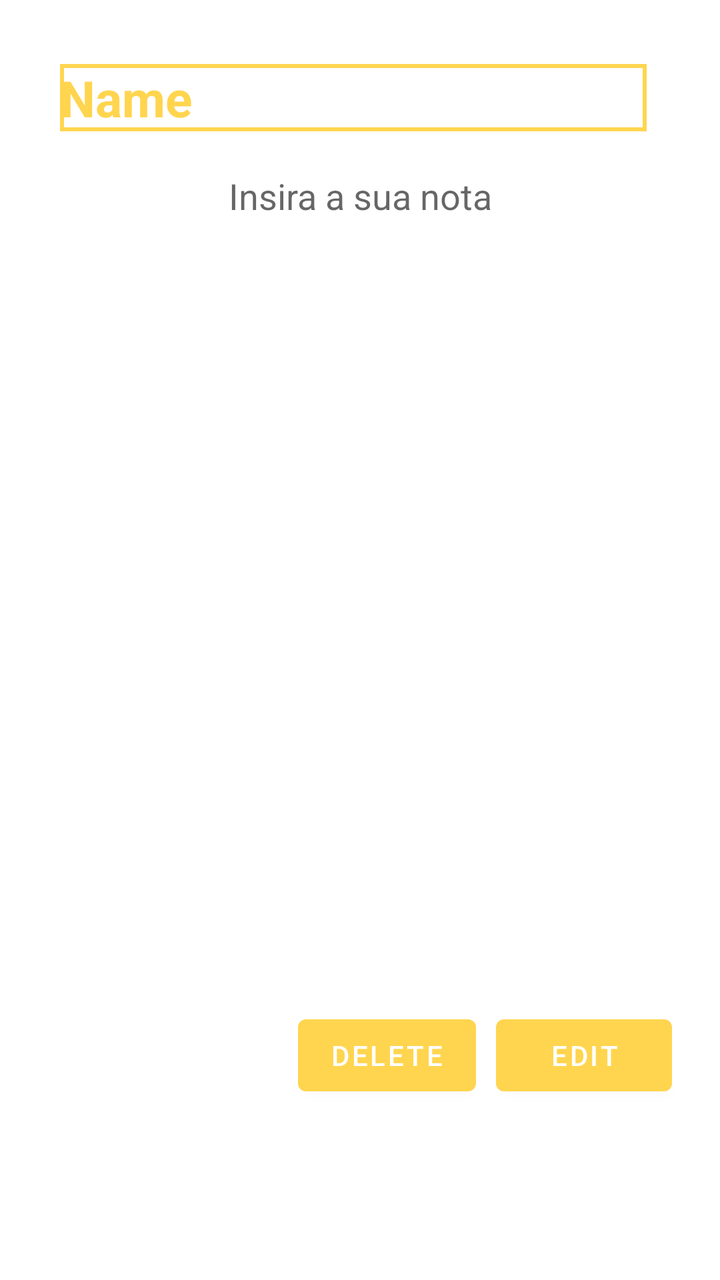
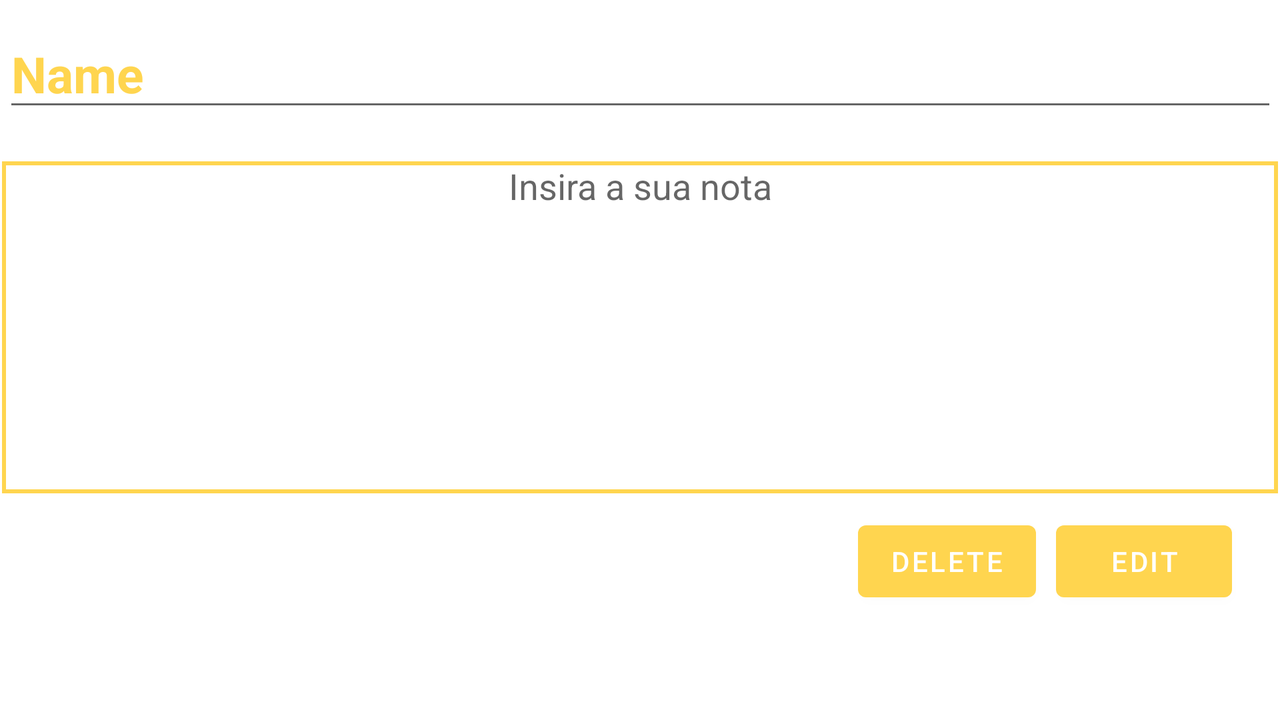

One screen, two layout resources from the same app: the default and the repository's alternative for another configuration. Each is rendered where Android would select it; the XML of both is given below.
<!-- AndroidManifest.xml: application theme Theme.SmartCities -->
<!-- res/layout/activity_ver_notas.xml -->
<?xml version="1.0" encoding="utf-8"?>
<androidx.constraintlayout.widget.ConstraintLayout xmlns:android="http://schemas.android.com/apk/res/android"
    xmlns:app="http://schemas.android.com/apk/res-auto"
    xmlns:tools="http://schemas.android.com/tools"
    android:layout_width="match_parent"
    android:layout_height="match_parent"
    tools:context=".VerNotas"
    >

    <EditText
        android:id="@+id/tituloE"
        android:layout_width="wrap_content"
        android:layout_height="wrap_content"
        android:layout_marginStart="30dp"
        android:layout_marginLeft="30dp"
        android:layout_marginTop="32dp"
        android:background="@drawable/branco"
        android:ems="10"
        android:hint="Titulo"
        android:inputType="textPersonName"
        android:text="Name"
        android:textColor="@color/amarelo_torrado"
        android:maxLength="50"
        android:textSize="25dp"
        android:textStyle="bold"
        app:layout_constraintStart_toStartOf="parent"
        app:layout_constraintTop_toTopOf="parent" />

    <EditText
        android:id="@+id/descricaoE"
        android:layout_width="358dp"
        android:layout_height="398dp"
        android:layout_marginTop="20dp"
        android:background="@drawable/edittext"
        android:ems="10"
        android:gravity="center_horizontal"
        android:hint="Insira a sua nota"
        android:inputType="textMultiLine"
        android:textAlignment="center"
        app:layout_constraintEnd_toEndOf="parent"
        app:layout_constraintHorizontal_bias="0.5"
        app:layout_constraintStart_toStartOf="parent"
        app:layout_constraintTop_toBottomOf="@+id/tituloE" />

    <Button
        android:id="@+id/editar"
        android:layout_width="wrap_content"
        android:layout_height="wrap_content"
        android:layout_marginTop="20dp"
        android:layout_marginEnd="24dp"
        android:layout_marginRight="24dp"
        android:onClick="editar"
        android:text="@string/editar"
        app:layout_constraintEnd_toEndOf="parent"
        app:layout_constraintTop_toBottomOf="@+id/descricaoE" />

    <Button
        android:id="@+id/eliminar"
        android:layout_width="wrap_content"
        android:layout_height="wrap_content"
        android:layout_marginTop="20dp"
        android:layout_marginEnd="10dp"
        android:layout_marginRight="10dp"
        android:onClick="eliminar"
        android:text="@string/remover"
        app:layout_constraintEnd_toStartOf="@+id/editar"
        app:layout_constraintTop_toBottomOf="@+id/descricaoE" />
</androidx.constraintlayout.widget.ConstraintLayout>
<!-- resources referenced by this layout -->
<resources>
  <color name="amarelo_torrado">#ffd54f</color>
  <!-- drawable branco (drawable) -->
  <?xml version="1.0" encoding="utf-8"?>
  <selector xmlns:android="http://schemas.android.com/apk/res/android">
      <item android:state_enabled="true" >
          <shape android:shape="rectangle">
              <solid android:color="@color/white"/>
              <stroke android:color="@color/amarelo_torrado" android:width="2dp"/>
          </shape>
      </item>
  </selector>
  <string name="editar">Edit</string>
  <string name="remover">Delete</string>
  <style name="Theme.SmartCities" parent="Theme.MaterialComponents.DayNight.DarkActionBar">
          
          <item name="colorPrimary">@color/purple_500</item>
          <item name="colorPrimaryVariant">@color/purple_700</item>
          <item name="colorOnPrimary">@color/white</item>
          
          <item name="colorSecondary">@color/teal_200</item>
          <item name="colorSecondaryVariant">@color/teal_700</item>
          <item name="colorOnSecondary">@color/black</item>
          
          <item name="android:statusBarColor" tools:targetApi="l">?attr/colorPrimaryVariant</item>
          
      </style>
  <color name="white">#FFFFFFFF</color>
  <color name="purple_500">#ffd54f</color>
  <color name="purple_700">#ffe082</color>
  <color name="teal_200">#FF03DAC5</color>
  <color name="teal_700">#FF018786</color>
  <color name="black">#FF000000</color>
</resources>
<!-- res/layout-land/activity_ver_notas.xml (the repository's variant of the layout above) -->
<!-- drawn on the phone turned sideways -->
<?xml version="1.0" encoding="utf-8"?>
<androidx.constraintlayout.widget.ConstraintLayout xmlns:android="http://schemas.android.com/apk/res/android"
    xmlns:app="http://schemas.android.com/apk/res-auto"
    xmlns:tools="http://schemas.android.com/tools"
    android:layout_width="match_parent"
    android:layout_height="match_parent"
    tools:context=".VerNotas">

    <EditText
        android:id="@+id/tituloE"
        android:layout_width="637dp"
        android:layout_height="0dp"
        android:layout_marginTop="10dp"
        android:ems="10"
        android:hint="Titulo"
        android:inputType="textPersonName"
        android:maxLength="50"
        android:text="Name"
        android:textColor="@color/amarelo_torrado"
        android:textSize="25dp"
        android:textStyle="bold"
        app:layout_constraintEnd_toEndOf="parent"
        app:layout_constraintHorizontal_bias="0.5"
        app:layout_constraintStart_toStartOf="parent"
        app:layout_constraintTop_toTopOf="parent" />

    <EditText
        android:id="@+id/descricaoE"
        android:layout_width="638dp"
        android:layout_height="166dp"
        android:layout_marginTop="20dp"
        android:background="@drawable/branco"
        android:ems="10"
        android:gravity="center_horizontal"
        android:hint="Insira a sua nota"
        android:inputType="textMultiLine"
        android:textAlignment="center"
        app:layout_constraintEnd_toEndOf="parent"
        app:layout_constraintHorizontal_bias="0.5"
        app:layout_constraintStart_toStartOf="parent"
        app:layout_constraintTop_toBottomOf="@+id/tituloE" />

    <Button
        android:id="@+id/editar"
        android:layout_width="wrap_content"
        android:layout_height="wrap_content"
        android:layout_marginTop="10dp"
        android:layout_marginEnd="24dp"
        android:layout_marginRight="24dp"
        android:onClick="editar"
        android:text="@string/editar"
        app:layout_constraintEnd_toEndOf="parent"
        app:layout_constraintTop_toBottomOf="@+id/descricaoE" />

    <Button
        android:id="@+id/eliminar"
        android:layout_width="wrap_content"
        android:layout_height="wrap_content"
        android:layout_marginTop="10dp"
        android:layout_marginEnd="10dp"
        android:layout_marginRight="10dp"
        android:onClick="eliminar"
        android:text="@string/remover"
        app:layout_constraintEnd_toStartOf="@+id/editar"
        app:layout_constraintTop_toBottomOf="@+id/descricaoE" />
</androidx.constraintlayout.widget.ConstraintLayout>
